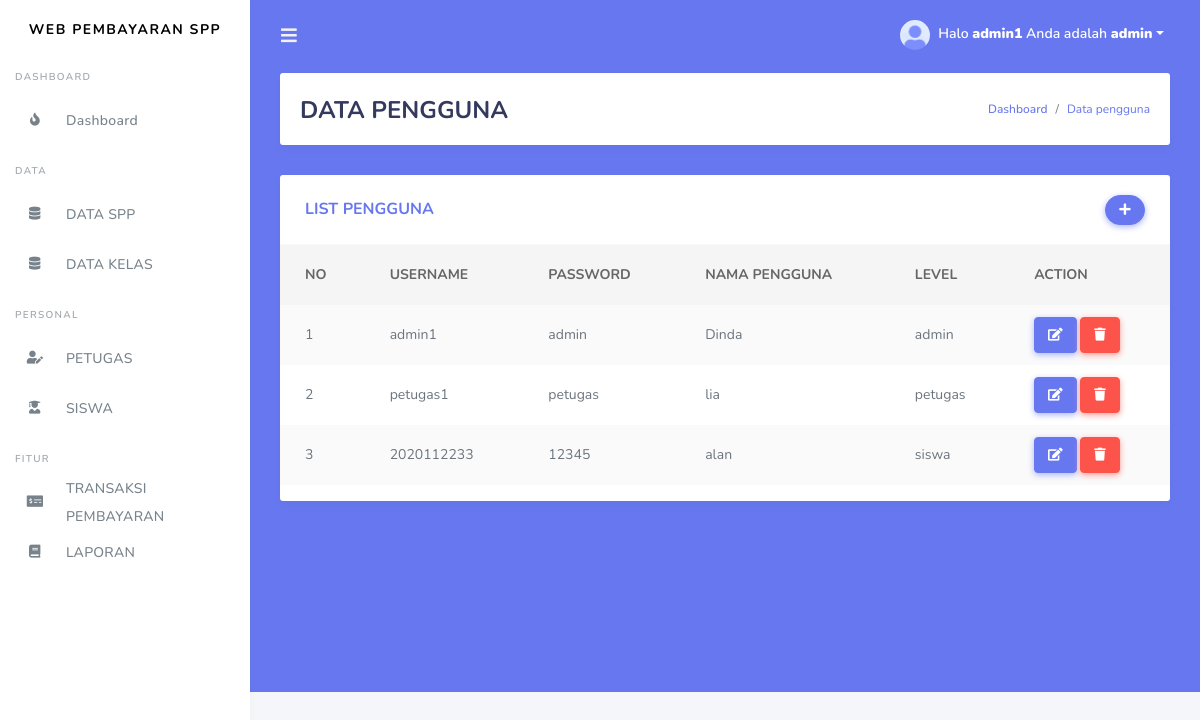
Page /petugas.php (signed in) on the committed database.
### tables this page shows
CREATE TABLE `petugas` (
  `id_petugas` int(11) NOT NULL,
  `username` varchar(25) NOT NULL,
  `password` varchar(32) NOT NULL,
  `nama_petugas` varchar(35) NOT NULL,
  `level` enum('admin','petugas','siswa') NOT NULL
);

### petugas.php (the view, shortened to what this page needs)
<!DOCTYPE html>
<html>
  <head>
  </head>
<body>
	<?php
  include ('tampilan/header.php');
  include ('tampilan/sidebar.php');
?>
      <div class="main-content bg-primary">
        <section class="section">
          <div class="section-header">
            <h1>DATA PENGGUNA</h1>
            <div class="section-header-breadcrumb">
              <div class="breadcrumb-item active"><a href="#">Dashboard</a></div>
              <div class="breadcrumb-item text-primary">Data pengguna</div>
            </div>
          </div>
            <div class="row">
              <div class="col-12">
                <div class="card">
                  <div class="card-header">
                    <h4>LIST PENGGUNA</h4>
                    <div class="card-header-form">
                      <form>
                          <div class="input-group-btn">
                            <a href="tambah_petugas.php" class="btn btn-primary"><i class="fas fa-plus"></i></a>
                        </div>
                      </form>
                    </div>
                  </div>
                  <div class="card-body p-0">
                    <div class="table-responsive">
                      <table class="table table-striped">
                       <thead>
                          <tr>
                          <th>NO</th>
                          <th>USERNAME</th>
                          <th>PASSWORD</th>
                          <th>NAMA PENGGUNA</th>
                          <th>LEVEL</th>
                          <th>ACTION</th>
                        </tr>
                        </thead>
                         <tbody>
                           <?php
                              $query = "SELECT * FROM petugas ORDER BY id_petugas ASC";
                              $result = mysqli_query($koneksi, $query);
                              $no = 1;
                              while($row = mysqli_fetch_assoc($result))
                              {
                              ?>
                        <tr>
                          <td><?php echo $no; ?></td>
                          <td><?php echo $row['username']; ?></td>
                           <td><?php echo $row['password']; ?></td>
                            <td><?php echo $row['nama_petugas']; ?></td>
                             <td><?php echo $row['level']; ?></td>
                          <td>
                          <a href="edit_petugas.php?id=<?php echo $row['id_petugas']; ?>"class="btn btn-primary"><i class="fas fa-edit"></i></a>
                          <a href="proses_hapuspetugas.php?id=<?php echo $row['id_petugas']; ?>" class="btn btn-danger" onClick="return confirm('Anda yakin akan menghapus data ini?')"><i class="fas fa-trash"></i></a>
                          </td>
                        </tr>
                         <?php
                           $no++;
                           }
                         ?>
                         </tbody>
                      </table>
                    </div>
                  </div>
                </div>
              </div>
            </div>
        </section>
      </div>
    </div>
  </div>
</body>
</html>

### rows in the picture
petugas: username "admin1", password "admin", nama_petugas "Dinda", level "admin"
petugas: username "petugas1", password "petugas", nama_petugas "lia", level "petugas"
petugas: username "2020112233", password "12345", nama_petugas "alan", level "siswa"

### other values in the picture
$_SESSION['username'] "admin1"
$_SESSION['level'] "admin"
